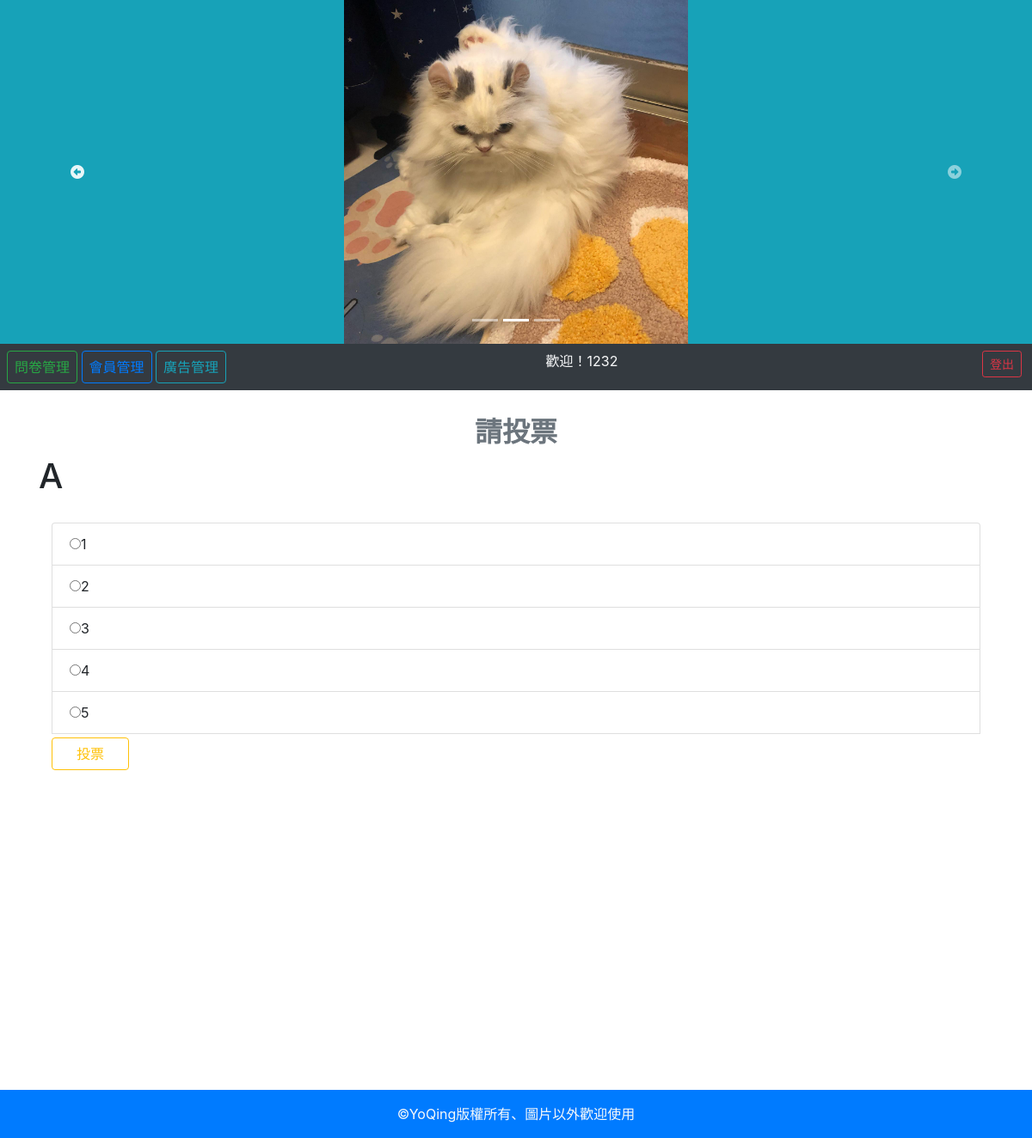
Page /backend/index.php?do=vote&id=24 (signed in) on the committed database.
### tables this page shows
CREATE TABLE `ad` (
  `id` int(11) UNSIGNED NOT NULL,
  `name` varchar(64) NOT NULL,
  `sh` tinyint(1) UNSIGNED NOT NULL,
  `intro` varchar(64) DEFAULT NULL
);

CREATE TABLE `topics` (
  `id` int(11) UNSIGNED NOT NULL,
  `topic` varchar(128) NOT NULL
);

CREATE TABLE `options` (
  `id` int(11) UNSIGNED NOT NULL,
  `opt` varchar(128) NOT NULL,
  `topic_id` int(11) UNSIGNED NOT NULL,
  `count` int(11) UNSIGNED NOT NULL DEFAULT 0
);

### db.php (called while the page is built, shortened)
<?php
    $dsn="mysql:host=localhost;charset=utf8;dbname=yovote";
    $pdo=new PDO($dsn,'root','');
    function find($table,$id){
        global $pdo;
        $sql="SELECT * FROM `$table` WHERE ";
        if(is_array($id)){
            foreach($id as $key=>$value){
                $tmp[]="`$key`='$value'";
            }
            $sql=$sql. implode(" AND ",$tmp);
        }else{
           $sql=$sql . "`id`='$id'";
        }
        return $pdo->query($sql)->fetch(PDO::FETCH_ASSOC);
    }
    function all($table,...$arg){
    global $pdo;
    $sql="SELECT * FROM `$table` ";
    if(isset($arg[0])){
        if(is_array($arg[0])){
            foreach($arg[0] as $key=>$value){
                $tmp[]="`$key`='$value'";
            }
            $sql=$sql."where " . implode(" AND ",$tmp);
        }else{
            $sql=$sql.$arg[0];
        }
    }
    $rows=$pdo->query($sql)->fetchAll(PDO::FETCH_ASSOC);
    return $rows;
    }
?>

### backend/index.php (the view, shortened to what this page needs)
<?php
include_once "../db.php";
?>
<!DOCTYPE html>
<html lang="en">
<head>
    <link rel="stylesheet" href="https://maxcdn.bootstrapcdn.com/bootstrap/4.5.2/css/bootstrap.min.css">
    <link rel="stylesheet" href="../style/style.css">
</head>
<body>
<div class="container-fluid">
    <div class="row">
        <div class="jumbotron jumbotron-fluid p-0 mb-0 col-12" style="overflow:hidden">
            <a href="index.php">
                <div id="carouselExampleIndicators" class="carousel slide bg-info" data-ride="carousel" data-interval="2500">
                    <ol class="carousel-indicators position-absolute">
                        <li data-target="#carouselExampleIndicators" data-slide-to="0" class="active"></li>
                        <li data-target="#carouselExampleIndicators" data-slide-to="1"></li>
                        <li data-target="#carouselExampleIndicators" data-slide-to="2"></li>
                    </ol>
                    <div class="carousel-inner">
                    <?php
                        $image=all('ad',['sh'=>1]);
                        foreach($image as $key => $image2){
                        if($key==0){
                            echo "<div class='carousel-item active'>";
                        }else{
                            echo "<div class='carousel-item'>";
                        }
                        echo "<img class='d-block m-auto' style='width:400px;height:400px;' src='../image/{$image2['name']}' alt='{$image2['intro']}'>";
                        echo "</div>";
                        }
                        ?>
                    </div>
                    <a class="carousel-control-prev" href="#carouselExampleIndicators" role="button" data-slide="prev">
                        <span class="fas fa-arrow-alt-circle-left" aria-hidden="true"></span>
                    </a>
                    <a class="carousel-control-next" href="#carouselExampleIndicators" role="button" data-slide="next">
                        <span class="fas fa-arrow-alt-circle-right" aria-hidden="true"></span>
                    </a>
                </div>
            </a>
        </div>
    </div>
</div>
<div class="container-fluid">
    <div class="row">
        <nav class="col bg-dark text-light d-flex justify-content-between p-2">
            <div class="text-left">
                <a class='px-2 btn btn-outline-success' href="?do=show_vote_list">問卷管理</a>
                <a class='px-2 btn btn btn-outline-primary' href="?do=member">會員管理</a>
                <a class='px-2 btn btn-outline-info' href="?do=ad">廣告管理</a>
            </div>
            <?php
                if(isset($_SESSION['user'])){
                    echo "<span class='pr-5'>歡迎！{$_SESSION['user']}</span>";
            ?>
            <div class="text-right">
                <a class="btn btn-sm btn btn-outline-danger mx-1" href="../logout.php">登出</a>
            </div>
            <?php
            }
            ?>
        </nav>
    </div>
</div>
<div class="container">
    <div class="row">
        <div class="col-12">
            <?php
                $do=(isset($_GET['do']))?$_GET['do']:'manage_vote';
                $file=$do.".php";
                if(file_exists($file)){
                        include $file;
                }else{
                        include "./manage_vote.php";
                }
            ?>
        </div>
    </div>
</div>
<div class="p-3 text-center text-light bg-primary">&copy;YoQing版權所有、圖片以外歡迎使用</div>
</body>
</html>

### backend/vote.php
<h2 class="text-center font-weight-bold text-secondary">請投票</h2>
<?php
    $id=$_GET['id'];
    $subject=find('topics',$id);
    $options=all('options',['topic_id'=>$id]);
?>
<h1> <?php echo $subject['topic'];?> </h1>
    <form action="../api/save_vote.php" method="POST">
        <div class="container">
            <div class="row">
                <div class="col">
                    <?php
                        echo "<ol class='list-group'>";
                        foreach ($options as $key => $opt) {
                        echo "<li class='list-group-item'>";
                        echo "<input type='radio' name='opt' value='{$opt['id']}'>";
                        echo $opt['opt'];
                        echo "</li>";
                        }
                    ?>
                    <input class="col-1 mt-1 btn btn-outline-warning" type="submit" value="投票">
                    </ol>
                </div>
            </div>
        </div>
    </form>

### backend/index.php (style rules this page uses)
.container { min-height: 600px; margin: 30px auto; }

### rows in the picture
ad: name (picture)
topics: topic "A"
options: opt "1"
options: opt "2"
options: opt "3"
options: opt "4"
options: opt "5"

### other values in the picture
$_SESSION['user'] "1232"
